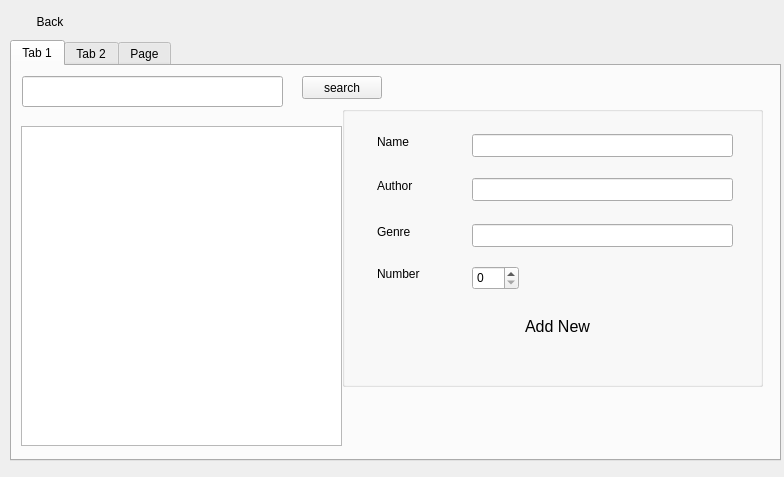
<?xml version="1.0" encoding="UTF-8"?>
<ui version="4.0">
 <class>edit_book</class>
 <widget class="QWidget" name="edit_book">
  <property name="geometry">
   <rect>
    <x>0</x>
    <y>0</y>
    <width>784</width>
    <height>477</height>
   </rect>
  </property>
  <property name="windowTitle">
   <string>Form</string>
  </property>
  <widget class="QPushButton" name="pushButton">
   <property name="geometry">
    <rect>
     <x>10</x>
     <y>10</y>
     <width>80</width>
     <height>23</height>
    </rect>
   </property>
   <property name="text">
    <string>Back</string>
   </property>
   <property name="flat">
    <bool>true</bool>
   </property>
  </widget>
  <widget class="QTabWidget" name="tabWidget">
   <property name="geometry">
    <rect>
     <x>10</x>
     <y>40</y>
     <width>771</width>
     <height>421</height>
    </rect>
   </property>
   <property name="currentIndex">
    <number>0</number>
   </property>
   <widget class="QWidget" name="tab">
    <attribute name="title">
     <string>Tab 1</string>
    </attribute>
    <widget class="QPushButton" name="search_2">
     <property name="geometry">
      <rect>
       <x>290</x>
       <y>10</y>
       <width>80</width>
       <height>23</height>
      </rect>
     </property>
     <property name="text">
      <string>search</string>
     </property>
    </widget>
    <widget class="QListWidget" name="Book_list">
     <property name="geometry">
      <rect>
       <x>9</x>
       <y>60</y>
       <width>321</width>
       <height>320</height>
      </rect>
     </property>
    </widget>
    <widget class="QLineEdit" name="search">
     <property name="geometry">
      <rect>
       <x>10</x>
       <y>10</y>
       <width>261</width>
       <height>31</height>
      </rect>
     </property>
    </widget>
    <widget class="QGroupBox" name="groupBox">
     <property name="geometry">
      <rect>
       <x>330</x>
       <y>40</y>
       <width>421</width>
       <height>281</height>
      </rect>
     </property>
     <property name="title">
      <string/>
     </property>
     <widget class="QLabel" name="Author_label">
      <property name="geometry">
       <rect>
        <x>35</x>
        <y>72</y>
        <width>41</width>
        <height>16</height>
       </rect>
      </property>
      <property name="text">
       <string>Author</string>
      </property>
     </widget>
     <widget class="QLabel" name="Name_label">
      <property name="geometry">
       <rect>
        <x>35</x>
        <y>28</y>
        <width>36</width>
        <height>16</height>
       </rect>
      </property>
      <property name="text">
       <string>Name</string>
      </property>
     </widget>
     <widget class="QLineEdit" name="Namebook">
      <property name="geometry">
       <rect>
        <x>130</x>
        <y>28</y>
        <width>261</width>
        <height>23</height>
       </rect>
      </property>
     </widget>
     <widget class="QLineEdit" name="Author">
      <property name="geometry">
       <rect>
        <x>130</x>
        <y>72</y>
        <width>261</width>
        <height>23</height>
       </rect>
      </property>
     </widget>
     <widget class="QLineEdit" name="genre">
      <property name="geometry">
       <rect>
        <x>130</x>
        <y>118</y>
        <width>261</width>
        <height>23</height>
       </rect>
      </property>
     </widget>
     <widget class="QLabel" name="gen_lable">
      <property name="geometry">
       <rect>
        <x>35</x>
        <y>118</y>
        <width>89</width>
        <height>16</height>
       </rect>
      </property>
      <property name="text">
       <string>Genre</string>
      </property>
     </widget>
     <widget class="QPushButton" name="addnew">
      <property name="geometry">
       <rect>
        <x>140</x>
        <y>210</y>
        <width>151</width>
        <height>21</height>
       </rect>
      </property>
      <property name="font">
       <font>
        <pointsize>12</pointsize>
       </font>
      </property>
      <property name="text">
       <string>Add New</string>
      </property>
      <property name="flat">
       <bool>true</bool>
      </property>
     </widget>
     <widget class="QSpinBox" name="Number">
      <property name="enabled">
       <bool>true</bool>
      </property>
      <property name="geometry">
       <rect>
        <x>130</x>
        <y>160</y>
        <width>47</width>
        <height>24</height>
       </rect>
      </property>
     </widget>
     <widget class="QLabel" name="No_label">
      <property name="geometry">
       <rect>
        <x>35</x>
        <y>160</y>
        <width>49</width>
        <height>16</height>
       </rect>
      </property>
      <property name="text">
       <string>Number</string>
      </property>
     </widget>
    </widget>
   </widget>
   <widget class="QWidget" name="tab_2">
    <attribute name="title">
     <string>Tab 2</string>
    </attribute>
    <widget class="QListWidget" name="Book_list_edit">
     <property name="geometry">
      <rect>
       <x>9</x>
       <y>60</y>
       <width>321</width>
       <height>320</height>
      </rect>
     </property>
    </widget>
    <widget class="QGroupBox" name="groupBox_edit">
     <property name="geometry">
      <rect>
       <x>330</x>
       <y>40</y>
       <width>421</width>
       <height>281</height>
      </rect>
     </property>
     <property name="title">
      <string/>
     </property>
     <widget class="QLabel" name="Author_label_edit">
      <property name="geometry">
       <rect>
        <x>35</x>
        <y>72</y>
        <width>41</width>
        <height>16</height>
       </rect>
      </property>
      <property name="text">
       <string>Author</string>
      </property>
     </widget>
     <widget class="QLabel" name="Name_label_edit">
      <property name="geometry">
       <rect>
        <x>35</x>
        <y>28</y>
        <width>36</width>
        <height>16</height>
       </rect>
      </property>
      <property name="text">
       <string>Name</string>
      </property>
     </widget>
     <widget class="QLineEdit" name="Namebook_edit">
      <property name="geometry">
       <rect>
        <x>130</x>
        <y>28</y>
        <width>261</width>
        <height>23</height>
       </rect>
      </property>
     </widget>
     <widget class="QLineEdit" name="Author_edit">
      <property name="geometry">
       <rect>
        <x>130</x>
        <y>72</y>
        <width>261</width>
        <height>23</height>
       </rect>
      </property>
     </widget>
     <widget class="QLineEdit" name="genre_edit">
      <property name="geometry">
       <rect>
        <x>130</x>
        <y>108</y>
        <width>261</width>
        <height>23</height>
       </rect>
      </property>
     </widget>
     <widget class="QLabel" name="gen_lable_edit">
      <property name="geometry">
       <rect>
        <x>35</x>
        <y>108</y>
        <width>89</width>
        <height>16</height>
       </rect>
      </property>
      <property name="text">
       <string>Genre</string>
      </property>
     </widget>
     <widget class="QPushButton" name="Update">
      <property name="geometry">
       <rect>
        <x>220</x>
        <y>220</y>
        <width>151</width>
        <height>21</height>
       </rect>
      </property>
      <property name="font">
       <font>
        <pointsize>12</pointsize>
       </font>
      </property>
      <property name="text">
       <string>Edit</string>
      </property>
      <property name="flat">
       <bool>true</bool>
      </property>
     </widget>
     <widget class="QSpinBox" name="Number_edit">
      <property name="enabled">
       <bool>true</bool>
      </property>
      <property name="geometry">
       <rect>
        <x>130</x>
        <y>150</y>
        <width>47</width>
        <height>24</height>
       </rect>
      </property>
     </widget>
     <widget class="QLabel" name="No_label_edit">
      <property name="geometry">
       <rect>
        <x>35</x>
        <y>150</y>
        <width>49</width>
        <height>20</height>
       </rect>
      </property>
      <property name="text">
       <string>Total </string>
      </property>
     </widget>
     <widget class="QPushButton" name="remove">
      <property name="geometry">
       <rect>
        <x>60</x>
        <y>220</y>
        <width>150</width>
        <height>20</height>
       </rect>
      </property>
      <property name="font">
       <font>
        <pointsize>12</pointsize>
       </font>
      </property>
      <property name="text">
       <string>Remove</string>
      </property>
      <property name="flat">
       <bool>true</bool>
      </property>
     </widget>
     <widget class="QLabel" name="No_label_edit_2">
      <property name="geometry">
       <rect>
        <x>210</x>
        <y>150</y>
        <width>49</width>
        <height>20</height>
       </rect>
      </property>
      <property name="text">
       <string>Left</string>
      </property>
     </widget>
     <widget class="QLineEdit" name="number_left_edit">
      <property name="geometry">
       <rect>
        <x>250</x>
        <y>150</y>
        <width>51</width>
        <height>21</height>
       </rect>
      </property>
     </widget>
    </widget>
    <widget class="QLineEdit" name="search_edit">
     <property name="geometry">
      <rect>
       <x>10</x>
       <y>20</y>
       <width>261</width>
       <height>31</height>
      </rect>
     </property>
    </widget>
   </widget>
   <widget class="QWidget" name="tab_3">
    <attribute name="title">
     <string>Page</string>
    </attribute>
    <widget class="QListWidget" name="re_name">
     <property name="geometry">
      <rect>
       <x>20</x>
       <y>60</y>
       <width>321</width>
       <height>301</height>
      </rect>
     </property>
    </widget>
    <widget class="QListWidget" name="re_status">
     <property name="geometry">
      <rect>
       <x>500</x>
       <y>60</y>
       <width>131</width>
       <height>301</height>
      </rect>
     </property>
    </widget>
    <widget class="QListWidget" name="re_acc">
     <property name="geometry">
      <rect>
       <x>340</x>
       <y>60</y>
       <width>161</width>
       <height>301</height>
      </rect>
     </property>
    </widget>
    <widget class="QWidget" name="layoutWidget">
     <property name="geometry">
      <rect>
       <x>640</x>
       <y>130</y>
       <width>111</width>
       <height>121</height>
      </rect>
     </property>
     <layout class="QGridLayout" name="gridLayout">
      <item row="0" column="0">
       <widget class="QPushButton" name="accept">
        <property name="font">
         <font>
          <family>DejaVu Sans</family>
          <pointsize>12</pointsize>
         </font>
        </property>
        <property name="text">
         <string>Accept</string>
        </property>
        <property name="flat">
         <bool>true</bool>
        </property>
       </widget>
      </item>
      <item row="1" column="0">
       <widget class="QPushButton" name="deny">
        <property name="font">
         <font>
          <family>DejaVu Sans</family>
          <pointsize>12</pointsize>
         </font>
        </property>
        <property name="text">
         <string>Deny</string>
        </property>
        <property name="flat">
         <bool>true</bool>
        </property>
       </widget>
      </item>
     </layout>
    </widget>
   </widget>
  </widget>
 </widget>
 <tabstops>
  <tabstop>Book_list</tabstop>
  <tabstop>search</tabstop>
  <tabstop>Namebook</tabstop>
  <tabstop>Author</tabstop>
  <tabstop>remove</tabstop>
  <tabstop>genre</tabstop>
  <tabstop>Number</tabstop>
  <tabstop>addnew</tabstop>
  <tabstop>pushButton</tabstop>
 </tabstops>
 <resources/>
 <connections/>
</ui>
